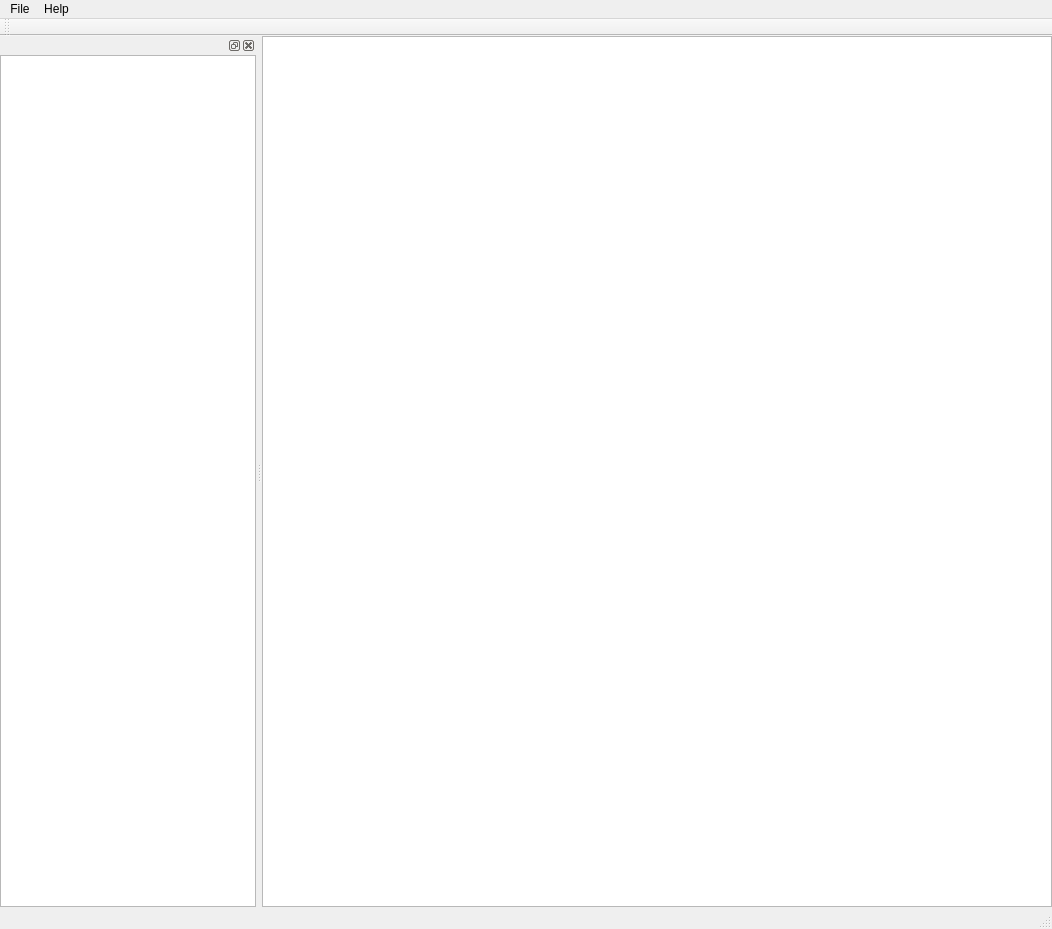
<?xml version="1.0" encoding="UTF-8"?>
<ui version="4.0">
 <class>EDFDEditor</class>
 <widget class="QMainWindow" name="EDFDEditor">
  <property name="geometry">
   <rect>
    <x>0</x>
    <y>0</y>
    <width>1052</width>
    <height>929</height>
   </rect>
  </property>
  <property name="windowTitle">
   <string>EDFDEditor</string>
  </property>
  <widget class="QWidget" name="centralWidget">
   <layout class="QHBoxLayout" name="horizontalLayout">
    <property name="leftMargin">
     <number>0</number>
    </property>
    <property name="topMargin">
     <number>0</number>
    </property>
    <property name="rightMargin">
     <number>0</number>
    </property>
    <property name="bottomMargin">
     <number>0</number>
    </property>
    <item>
     <widget class="AWorkspaceWidget" name="gvDocument"/>
    </item>
   </layout>
  </widget>
  <widget class="QMenuBar" name="menuBar">
   <property name="geometry">
    <rect>
     <x>0</x>
     <y>0</y>
     <width>1052</width>
     <height>18</height>
    </rect>
   </property>
   <widget class="QMenu" name="menuFile">
    <property name="title">
     <string>File</string>
    </property>
    <addaction name="ANewFile"/>
    <addaction name="ASave"/>
    <addaction name="ASaveAs"/>
    <addaction name="ALoad"/>
    <addaction name="separator"/>
    <addaction name="AExit"/>
   </widget>
   <widget class="QMenu" name="menuHelp">
    <property name="title">
     <string>Help</string>
    </property>
    <addaction name="actionAbout"/>
   </widget>
   <addaction name="menuFile"/>
   <addaction name="menuHelp"/>
  </widget>
  <widget class="QToolBar" name="mainToolBar">
   <attribute name="toolBarArea">
    <enum>TopToolBarArea</enum>
   </attribute>
   <attribute name="toolBarBreak">
    <bool>false</bool>
   </attribute>
  </widget>
  <widget class="QStatusBar" name="statusBar"/>
  <widget class="QDockWidget" name="dockWidget">
   <attribute name="dockWidgetArea">
    <number>1</number>
   </attribute>
   <widget class="QWidget" name="dockWidgetContents">
    <layout class="QVBoxLayout" name="verticalLayout">
     <property name="spacing">
      <number>0</number>
     </property>
     <property name="leftMargin">
      <number>0</number>
     </property>
     <property name="topMargin">
      <number>0</number>
     </property>
     <property name="rightMargin">
      <number>0</number>
     </property>
     <property name="bottomMargin">
      <number>0</number>
     </property>
     <item>
      <widget class="ADrawWidget" name="listWidget"/>
     </item>
    </layout>
   </widget>
  </widget>
  <action name="actionAbout">
   <property name="text">
    <string>About</string>
   </property>
  </action>
  <action name="ASave">
   <property name="text">
    <string>Save()</string>
   </property>
  </action>
  <action name="ASaveAs">
   <property name="text">
    <string>SaveAs()</string>
   </property>
  </action>
  <action name="ALoad">
   <property name="text">
    <string>Load()</string>
   </property>
  </action>
  <action name="AExit">
   <property name="text">
    <string>Exit</string>
   </property>
  </action>
  <action name="ANewFile">
   <property name="text">
    <string>New File</string>
   </property>
  </action>
 </widget>
 <layoutdefault spacing="6" margin="11"/>
 <customwidgets>
  <customwidget>
   <class>AWorkspaceWidget</class>
   <extends>QGraphicsView</extends>
   <header>AWorkspaceWidget.h</header>
  </customwidget>
  <customwidget>
   <class>ADrawWidget</class>
   <extends>QListWidget</extends>
   <header>ADrawWidget.h</header>
  </customwidget>
 </customwidgets>
 <resources>
  <include location="EDFDEditor.qrc"/>
 </resources>
 <connections/>
</ui>
